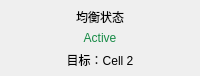
               <widget class="QFrame" name="frameSummaryBalance">
                <property name="maximumSize">
                 <size>
                  <width>16777215</width>
                  <height>76</height>
                 </size>
                </property>
                <property name="minimumSize">
                 <size>
                  <width>0</width>
                  <height>68</height>
                 </size>
                </property>
                <property name="summaryCard" stdset="0">
                 <bool>true</bool>
                </property>
                <layout class="QVBoxLayout" name="layoutSummaryBalance">
                 <property name="spacing">
                  <number>1</number>
                 </property>
                 <property name="bottomMargin">
                  <number>6</number>
                 </property>
                 <property name="rightMargin">
                  <number>6</number>
                 </property>
                 <property name="topMargin">
                  <number>6</number>
                 </property>
                 <property name="leftMargin">
                  <number>6</number>
                 </property>
                 <item>
                  <widget class="QLabel" name="labelBalanceTitle">
                   <property name="text">
                    <string>均衡状态</string>
                   </property>
                   <property name="alignment">
                    <set>Qt::AlignmentFlag::AlignCenter</set>
                   </property>
                   <property name="role" stdset="0">
                    <string>summaryTitle</string>
                   </property>
                  </widget>
                 </item>
                 <item>
                  <widget class="QLabel" name="labelBalanceStatus">
                   <property name="styleSheet">
                    <string>color:#168a45;</string>
                   </property>
                   <property name="text">
                    <string>Active</string>
                   </property>
                   <property name="alignment">
                    <set>Qt::AlignmentFlag::AlignCenter</set>
                   </property>
                   <property name="role" stdset="0">
                    <string>summaryValue</string>
                   </property>
                  </widget>
                 </item>
                 <item>
                  <widget class="QLabel" name="labelBalanceTargetSummary">
                   <property name="text">
                    <string>目标：Cell 2</string>
                   </property>
                   <property name="alignment">
                    <set>Qt::AlignmentFlag::AlignCenter</set>
                   </property>
                   <property name="role" stdset="0">
                    <string>summaryDetail</string>
                   </property>
                  </widget>
                 </item>
                </layout>
               </widget>
